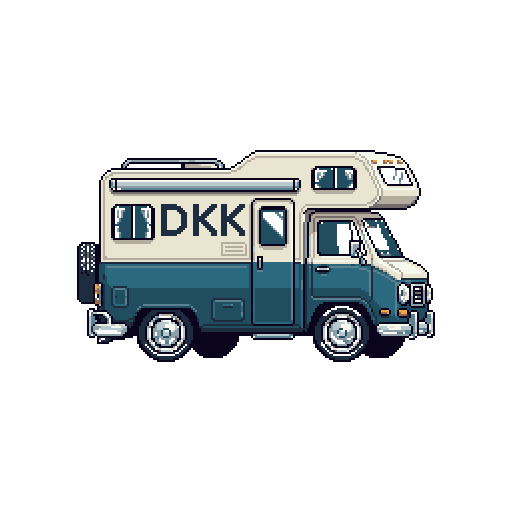
#> input picture assets-sources/van-base.png, 512 x 512 px
$ python fixe-objets.py
#> lines starting #> are read from the running program, lines starting #| are printed output that depends on the picture
#> in natif_et_case, a is the input picture: shape (512, 512, 4); mean R, G, B, A 23.6, 27.1, 28.6, 58.1
### outils/prepare_instrument.py
"""Remet les sprites « avec instrument » sur leur grille réelle, puis les agrandit au plus proche voisin à ~240 px de haut.

Les fichiers de 1024 px ont des cases de tailles différentes (2, 5, 10 ou 11 px) : on détecte la grille par la position
des contours, on lit le centre de chaque case, puis on agrandit d'un facteur choisi pour que tous les héros fassent
à peu près la même hauteur. Le résultat est l'« espace de travail » où se définissent les gabarits.
"""
import pathlib

import numpy as np
from PIL import Image

RACINE = pathlib.Path(__file__).resolve().parent.parent
SRC = RACINE / 'assets-sources' / 'heros'
# nom : (fichier, taille d'une case dans le fichier, agrandissement de la case en pixels de travail)
SPECS = {
    'tom': ('tom-guitare-base.png', 2.0, 1.0),
    'jbm': ('jbm-instrument-base.png', 10.0, 2.5),
    'jbt': ('jbt-instrument-base.png', 10.0, 2.5),
    'mat': ('mat-instrument-base.png', 11.0, 2.75),
    'jbg': ('jbg-instrument-base.png', 5.0, 1.25),
}


def origine(contours, case):
    """Position (modulo la case) où commencent les cases : là où tombent les contours."""
    pos = np.nonzero(contours)[0] + 1
    return int(np.bincount((np.round(pos % case)).astype(int) % max(1, int(round(case)))).argmax())


# [13 lines left out: function espace_de_travail, not called in this run]


# [19 lines that do not run on import are left out]


def detecte_case(a):
    """Taille d'une case du sprite dans le fichier : la plus grande période où tous les contours s'alignent."""
    rgb = a[..., :3].astype(int)
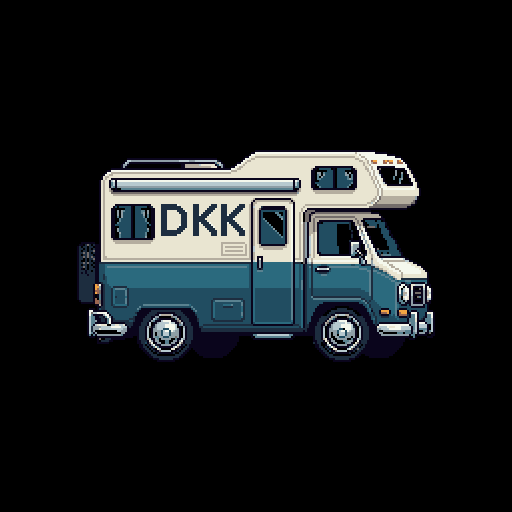
#> rgb: shape (512, 512, 3) int64; mean R, G, B 23.6, 27.1, 28.6
    d = (np.abs(np.diff(rgb, axis=1)).sum(-1) > 40).sum(0)
#> d = 511 values, max 144 at index 292, min 0 at index 0, mean 17.08
    pos = np.arange(len(d))
#> pos = 511 values from 0 to 510
    meilleure = 2.0
    for t in np.arange(1.5, 12.0, 0.01):
        ang = 2 * np.pi * (pos % t) / t
        if abs((d * np.exp(1j * ang)).sum()) / max(1, d.sum()) > 0.97:
            meilleure = t
    return float(meilleure)


def natif_et_case(chemin):
    """Le sprite remis sur sa grille réelle (un pixel par case), et la taille de case détectée."""
    a = np.array(Image.open(chemin).convert('RGBA'))
    case = detecte_case(a)
#> case = 2
    rgb = a[..., :3].astype(int)
    ox = origine((np.abs(np.diff(rgb, axis=1)).sum(-1) > 40).any(0), case)
#> in origine, `pos = np.nonzero(contours)[0] + 1`: pos = 180 values from 77 to 435
#> ox = 1
    oy = origine((np.abs(np.diff(rgb, axis=0)).sum(-1) > 40).any(1), case)
#> oy = 0
    ny, nx = int((a.shape[0] - oy) // case), int((a.shape[1] - ox) // case)
#> ny = 255; nx = 255
    ys = np.clip((oy + (np.arange(ny) + 0.5) * case).astype(int), 0, a.shape[0] - 1)
#> ys = 255 values from 1 to 509
    xs = np.clip((ox + (np.arange(nx) + 0.5) * case).astype(int), 0, a.shape[1] - 1)
#> xs = 255 values from 2 to 510
    return a[np.ix_(ys, xs)], case

### outils/fixe-objets.py
#!/usr/bin/env python3
"""Planches des objets fournis en sprite (van, cage, boss, décor), une image par état, sans animation.

Usage : python3 outils/fixe-objets.py      (Pillow et numpy requis)

Entrées : assets-sources/<objet>-base.png     Sorties : public/sprites/<objet>.png + src/rendu/feuilles-objets.ts (généré)
Le sprite est remis sur sa grille de pixels (prepare_instrument.py), recadré sur sa silhouette et agrandi sans lissage à la
largeur voulue en jeu (6 pixels de planche par pixel du jeu).
"""
import pathlib
import subprocess
import sys

import numpy as np
from PIL import Image

sys.path.insert(0, str(pathlib.Path(__file__).resolve().parent))
from prepare_instrument import natif_et_case

RACINE = pathlib.Path(__file__).resolve().parent.parent
DENSITE = 6
# les héros dont les images de dos sur l'échelle sont fournies (planches du décor « <héros>-echelle », à la densité des héros : 6)
ECHELLES = ('tom', 'mat', 'jbt', 'jbm', 'jbg')
# et celles du saut (en l'air), une image par héros, de profil
SAUTS = tuple(f'{h}-saut' for h in ECHELLES)
# et celles du mur (accroché à une paroi), fournies héros après héros : Mat, JBG, Tom, JBT et JBM pour l'instant ; à 12 pixels de planche par pixel du jeu
# (le double : le jeu les réduit de moitié, au lieu de garder une image déjà lissée et floue)
MURS = ('mat-mur', 'jbg-mur', 'tom-mur', 'jbt-mur', 'jbm-mur')
# où, de part et d'autre du centre du héros, finit l'image du mur côté paroi (pixels du jeu) : le bout des doigts et du pied touche la
# paroi, quelle que soit la largeur de l'image (le manteau de JBG déborde loin derrière lui)
BORD_MUR = 4.2
# des planches plus fines que 6 pixels par pixel du jeu, et réduites avec lissage (au lieu d'un agrandissement entier, qui donne des
# pixels inégaux quand l'écran n'est pas un multiple de la planche) : le DJ, très détaillé, plus grand que le reste
DENSITES = {'dj': 8, 'robot': 8, 'borne': 8, 'pneus': 8, 'baril': 8, 'fougere': 8, 'menhir': 8, **{f'{h}-echelle': 6 for h in ECHELLES}, **{n: 6 for n in SAUTS}, **{n: 12 for n in MURS}}
LISSES = {'barriere', 'archeFise', 'portiqueBreak', 'portiqueFlat', 'portiqueDance', 'juryBreak', 'foodDuke', 'foodRougail', 'foodCroque', 'foodGlace', 'pissotiere', 'toilettes', 'platane', 'platane2', 'tablePique', 'tableSkate', 'tableBmx', 'tableFamille', 'dj', 'voiture', 'rocker', 'robot', 'borne', 'pneus', 'baril', 'fougere', 'menhir', *(f'{h}-echelle' for h in ECHELLES), *SAUTS, *MURS}
# celles de ces planches qu'on réduit à 256 couleurs (le DJ, les voitures) ; les rockers en ont trop : douze personnages différents sur une planche
QUANTIFIEES = {'dj', 'voiture'}
# objet : (fichiers sources, un par état (une ligne de la planche chacun), genre dans jeu/vue.ts, largeur en jeu en pixels)
OBJETS = {
    'van': (['van-base.png'], 'VAN', 56),
    # le van à réacteur, des niveaux qui finissent au sommet (il décolle à la propulsion) : la carrosserie a la taille du van d'origine
    'van-reacteur': (['van-reacteur-base.png'], 'VAN_REACTEUR', 56),
    'cage': (['cage-1-base.png', 'cage-2-base.png'], 'CAGE', 22),  # fermée, puis ouverte
    # le Yéti Alpha : repos, bras levés (deux), touché (trois) ; les poses gardent leur place (cadre commun)
    'yeti-alpha': ([f'boss/yeti-alpha-{k}-base.png' for k in range(1, 7)], 'YETI_ALPHA', 46, True),
    # DJ Boucle derrière ses platines (les images d'origine : 1 à 4, au repos, les deux mains sur les platines ; 5 bras écartés
    # (les lasers) ; 6 penché en avant (l'anneau d'hypnose) ; 7 le poing levé (le Drop) ; cadre commun : le décor derrière lui ne bouge pas)
    'dj': ([f'boss/dj-{k}-base.png' for k in range(1, 8)], 'DJ', 65, True),
    # les enceintes du DJ, de face : membrane au repos, puis de plus en plus gonflée
    'enceinte': ([f'boss/enceinte-{k}-base.png' for k in range(1, 5)], 'ENCEINTE', 22, True),
    # décor sans genre (FEUILLES_DECOR) : enceintes de 3/4, grise puis en bois, posées au fond
    # les vaches du décor (apparences tirées au sort ; même échelle pour toutes : les assises sont plus grandes) et le lampadaire
    'vache': ([f'decor/vache-{k}-base.png' for k in range(1, 7)], None, 19),
    # la végétation du décor : trois buissons (rond, à baies, à mûres), trois sapins (vert, givré, enneigé), même échelle
    'buisson': ([f'decor/buisson-{k}-base.png' for k in range(1, 4)], None, 22),
    'sapin': ([f'decor/sapin-{k}-base.png' for k in range(1, 4)], None, 34),
    'lampadaire': (['decor/lampadaire-base.png'], None, 15),
    # lot 7 : panneaux de bois (jamais retournés : on doit pouvoir lire l'inscription), voitures, bûches, plantes en pot
    # (cactus, pousse, retombante, grosse jardinière), feu de camp et poubelles (verte, kaki)
    'panneau': ([f'decor/panneau-{k}-base.png' for k in (1, 2, 3, 4)], None, 26),
    # la voiture 2 (la Mégane) est vue de trois quarts : le générateur la redresse (voir `redresse`) pour que ses roues touchent le sol
    'voiture': ([f'decor/voiture-{k}-base.png' for k in (1, 2, 3, 4, 5)], None, 59),
    'tronc': ([f'decor/tronc-{k}-base.png' for k in (1, 2)], None, 19),
    'plante': ([f'decor/plante-{k}-base.png' for k in (1, 2, 3, 4)], None, 9),
    'feu': (['decor/feu-1-base.png'], None, 14),
    # lot 8 : flambeaux de bambou (grande flamme, petite flamme, perche longue) et parasols (rouge et bleu, jaune et vert, rayé)
    'torche': ([f'decor/torche-{k}-base.png' for k in (1, 2, 3)], None, 6),
    # le flambeau sur pied des forteresses et des caves
    'flambeau': (['decor/flambeau-base.png'], None, 8),
    # lot 9 : les cinq armes à ramasser (icône du bonus, en jeu et sur le bouton de tir) et le tir qui en sort (genre P_...)
    'arme-minidisc': (['armes/minidisc-base.png'], None, 15),
    'arme-pile': (['armes/pile-base.png'], None, 14),
    'arme-flipper': (['armes/flipper-base.png'], None, 16),
    'arme-frisbee': (['armes/frisbee-base.png'], None, 16),
    'arme-donuts': (['armes/donuts-base.png'], None, 15),
    'arme-boitier': (['armes/boitier-cd-base.png'], None, 20),
    'tir-boitier': (['armes/boitier-cd-base.png'], 'P_BOITIER', 14),
    'tir-pile': (['armes/pile-base.png'], 'P_PILE', 9),
    'tir-flipper': (['armes/flipper-base.png'], 'P_FLIPPER', 14),
    'tir-frisbee': (['armes/frisbee-base.png'], 'P_FRISBEE', 12),
    # lot 10 : trois étagères de livres (une garnie de bibelots et d'un casque audio), pour les pièces intérieures
    'etagere': ([f'decor/etagere-{k}-base.png' for k in (1, 2, 3)], None, 34),
    # lot 11-12 : des tas de rochers (gris, et sous la neige), en sprites fournis
    'rocher': ([f'decor/rocher-{k}-base.png' for k in (1, 2, 3, 4)], None, 30),
    'rocherNeige': ([f'decor/rocher-neige-{k}-base.png' for k in (1, 2, 3, 4)], None, 30),
    # le robot vocodeur des boîtes de nuit (le videur de la ville et du club), en sprite fourni : debout, un seul état
    'robot': (['ennemis/robot-base.png'], 'ROBOT', 26),
    # lot 18 : douze rockers (un par fan converti au rock), debout, que le jeu tire au sort pour remplacer l'ennemi vaincu
    'rocker': ([f'ennemis/rocker-{k}-base.png' for k in range(1, 13)], None, 13),
    'parasol': ([f'decor/parasol-{k}-base.png' for k in (1, 2, 3)], None, 28),
    # le transat de la plage (bois et toile bleue et blanche), en sprite fourni
    'transat': (['decor/transat-base.png'], None, 24),
    # lot 23 : le FISE de Montpellier, posé au sol comme le reste du décor (decor-semis.ts) : les stands (BMX, skate, trottinette,
    # la buvette, les fringues) à la même échelle, et le half-pipe, bien plus grand ; ses gradins de devant sont rognés
    # (halfpipe-rogne-base.png : l'image d'origine coupée sous les pieds de l'échafaudage, pour qu'il pose sur le sol)
    'standBmx': (['decor/fise/stand-bmx-base.png'], None, 56),
    'standSkate': (['decor/fise/stand-skate-base.png'], None, 55),
    'standTrottinette': (['decor/fise/stand-trottinette-base.png'], None, 55),
    'buvette': (['decor/fise/buvette-base.png'], None, 42),
    'standFringues': (['decor/fise/stand-fringues-base.png'], None, 42),
    'halfpipe': (['decor/fise/halfpipe-rogne-base.png'], None, 150),
    # les éléments qui portent les logos officiels du FISE (composés par outils/fise-logos.py) : la barrière Vauban et sa bâche,
    # l'arche d'entrée et sa bannière ; réduits avec lissage pour que le logo reste lisible
    'barriere': (['decor/fise/barriere-base.png'], None, 22),
    'archeFise': (['decor/fise/arche-base.png'], None, 100),
    # la scène de breaking : son portique (l'arche, bannière « BREAK »)
    'portiqueBreak': (['decor/fise/portique-break-base.png'], None, 72),
    'portiqueFlat': (['decor/fise/portique-flat-base.png'], None, 72),
    'portiqueDance': (['decor/fise/portique-dance-base.png'], None, 72),
    # le jury du breakdance : la table et ses trois juges (décor, posé sur la plateforme)
    'juryBreak': (['decor/fise/jury-base.png'], None, 40),
    # un danseur de décor (pas un ennemi) : il danse sur les estrades du breaking et de la danse
    'danseurFise': (['decor/fise/danseur-decor-base.png'], None, 12),
    # deux autres personnages de décor, pour le breakdance et le flat : un b-boy accroupi, une danseuse en casquette
    'bboyAccroupi': (['decor/fise/bboy-accroupi-base.png'], None, 17),
    'danseuseCasquette': (['decor/fise/danseuse-casquette-base.png'], None, 11),
    'danseurVeste': (['decor/fise/danseur-veste-base.png'], None, 12),  # un danseur en veste verte, du décor
    # lot 25-26 : les quatre food trucks du FISE (DUKE, ROUGAIL, CROQUE, GLACE) et les toilettes de chantier (rouge : la pissotière ;
    # grise : les toilettes) ; même largeur en jeu pour les quatre trucks
    'foodDuke': (['decor/fise/food-duke-base.png'], None, 46),
    'foodRougail': (['decor/fise/food-rougail-base.png'], None, 46),
    'foodCroque': (['decor/fise/food-croque-base.png'], None, 46),
    'foodGlace': (['decor/fise/food-glace-base.png'], None, 46),
    'pissotiere': (['decor/fise/pissotiere-base.png'], None, 31),
    'toilettes': (['decor/fise/toilettes-base.png'], None, 31),
    # lot 27 : les platanes du food court, en deux versions (couronne ronde ; branches étalées), alternées le long des berges
    'platane': (['decor/fise/platane-1-base.png'], None, 50),
    'platane2': (['decor/fise/platane-2-base.png'], None, 50),
    # lot 28 : les tables du food court, pieds au ras du sol (ce qui dépasse sous les pieds est rogné ; la roue du BMX aussi)
    'tablePique': (['decor/fise/table-pique-base.png'], None, 40),
    'tableSkate': (['decor/fise/table-skate-base.png'], None, 40),
    'tableBmx': (['decor/fise/table-bmx-base.png'], None, 40),
    'tableFamille': (['decor/fise/table-famille-base.png'], None, 40),
    # l'enceinte basse du club, à LED rose (décor seulement : elle n'explose pas)
    'enceinteRose': (['decor/enceinte-rose-base.png'], None, 20),
    # la borne à incendie des rues (remplace le dessin en code « bouche »)
    'borne': (['decor/borne-base.png'], None, 15),
    # les pneus empilés (garage, ville)
    'pneus': (['decor/pneus-base.png'], None, 14),
    # Tom de dos sur une échelle : deux images qui alternent (montée comme descente) ; même densité que les planches des héros (6),
    # largeur choisie pour que sa taille égale celle de Tom debout (118 px de planche de la tête aux pieds)
    'tom-echelle': ([f'heros/tom-echelle-{k}-base.png' for k in (1, 2)], None, 14.5),
    # Mat de dos sur une échelle (même principe) : largeur calée sur sa taille debout (120 px de planche), un peu plus que pile
    'mat-echelle': ([f'heros/mat-echelle-{k}-base.png' for k in (1, 2)], None, 11.6),
    # les trois autres héros, même principe ; largeurs calées sur leur taille debout (la tête aux pieds), un peu plus que pile
    'jbt-echelle': ([f'heros/jbt-echelle-{k}-base.png' for k in (1, 2)], None, 13.4),
    'jbm-echelle': ([f'heros/jbm-echelle-{k}-base.png' for k in (1, 2)], None, 9.9),
    'jbg-echelle': ([f'heros/jbg-echelle-{k}-base.png' for k in (1, 2)], None, 10.8),
    # le saut : l'instrument est dans l'image ; l'échelle des images est la même pour tous (tête d'environ 75 px dans l'image
    # d'origine, 27 px de planche chez le héros debout, soit 0,37 px de planche par pixel d'image)
    'tom-saut': (['heros/tom-saut-base.png'], None, 20.2),
    'mat-saut': (['heros/mat-saut-base.png'], None, 17.9),
    'jbt-saut': (['heros/jbt-saut-base.png'], None, 16.8),
    'jbm-saut': (['heros/jbm-saut-base.png'], None, 14.4),
    'jbg-saut': (['heros/jbg-saut-base.png'], None, 16.0),
    # le mur : accroché à une paroi, de profil face à elle (tourné vers la droite : le jeu le retourne pour l'autre paroi) ; même échelle
    # que le saut (tête de 27 px de planche), soit 0,77 px de planche par pixel de l'image à sa grille
    'mat-mur': (['heros/mat-mur-base.png'], None, 8.3),
    # Tom : 0,123 pixel du jeu par pixel de l'image à sa grille, comme son saut (164 px de large pour 20,2 en jeu) ; l'image fournie
    # regardait à gauche : la source est son image retournée (miroir exact), comme celles des autres
    'tom-mur': (['heros/tom-mur-base.png'], None, 11.8),
    # JBG : 0,11 pixel du jeu par pixel de l'image à sa grille (son saut : 0,124, mais l'image du mur paraissait trop grosse)
    'jbg-mur': (['heros/jbg-mur-base.png'], None, 16.8),
    # JBT : sa silhouette est haute et étroite (le bras tendu vers le haut) : 12,5 de large, pour une hauteur voisine de celle de Tom
    # au mur ; l'image regarde à droite, comme Mat et JBG
    'jbt-mur': (['heros/jbt-mur-base.png'], None, 12.5),
    # JBM : même silhouette haute et étroite, 12 de large (il est un peu plus petit que JBT) ; l'image regarde à droite
    'jbm-mur': (['heros/jbm-mur-base.png'], None, 12),
    # la fougère (garage, alpages, plage)
    'fougere': (['decor/fougere-base.png'], None, 14),
    # le menhir des forêts et de l'île (arc breton) : une pierre levée, de l'artiste ; le dolmen, lui, est dessiné en code
    'menhir': (['decor/menhir-1-base.png'], None, 14),
    # le baril explosif (le tonneau WOG en feu) : un objet du jeu (genre BARIL), pas un décor ; entier même empilé
    'baril': (['decor/baril-explosif-base.png'], 'BARIL', 15),
    'poubelle': ([f'decor/poubelle-{k}-base.png' for k in (1, 2)], None, 11),
    # le tonneau de décor, sans pancarte (les tonneaux WOG sont des tuiles : outils/fixe-tuiles.py)
    'tonneau': (['decor/tonneau-base.png'], None, 13),
    # clôtures (neuve, simple, envahie de lierre), boîtes aux lettres (ronde, carrée), palmiers (penché, droit, courbé) et
    # arbres (rond vert clair, chêne sombre) : même échelle pour toutes les apparences d'un objet
    'cloture': ([f'decor/cloture-{k}-base.png' for k in (1, 2, 3)], None, 26),
    'boite': ([f'decor/boite-{k}-base.png' for k in (1, 2)], None, 11),
    'palmier': ([f'decor/palmier-{k}-base.png' for k in (1, 2, 3)], None, 34),
    'arbre': ([f'decor/arbre-{k}-base.png' for k in (1, 2)], None, 34),
    # l'érable nu de l'hiver à Ottawa, sous la neige (remplace l'érable dessiné en code, decor-ottawa.ts)
    # le buisson de neige (alpages, cimes, Ottawa), à la taille du buisson vert
    'buissonNeige': (['decor/buisson-neige-base.png'], None, 24),
    # le cairn des alpages et des sentiers : une pile de pierres, de l'artiste (le code en dessinait trois blocs de 10 px)
    'cairn': (['decor/cairn-base.png'], None, 14),
    # la souche (sous-bois, Bretagne, alpages) : une vieille souche écorcée, de l'artiste (le code en dessinait une tache de 10 px)
    'souche': (['decor/souche-base.png'], None, 14),
    # la lavande de Provence (STC, semis, international) : une touffe de tiges violettes sur un pied vert-gris, de l'artiste
    'lavande': (['decor/lavande-base.png'], None, 16),
    # le dolmen (landes, Bretagne) : deux pierres et une table, de l'artiste (le code en dessinait les blocs)
    'dolmen': (['decor/dolmen-base.png'], None, 28),
    'erableNeige': (['decor/erable-neige-base.png'], None, 44),
    # le figuier du pont des Tuves (remplace celui dessiné en code, decor-provence.ts) : un tronc lisse, un houppier rond
    'figuier': ([f'decor/figuier-{k}-base.png' for k in (1, 2, 3)], None, 52),
    'enceinte-34': ([f'decor/enceinte-34-{k}-base.png' for k in (1, 2)], None, 26, True),
}


# Ces images ne sont pas du pixel art sur une grille de 2 : leurs pixels sont déjà ceux du jeu. Les ramener à la grille
# détecterait une case fausse et abîmerait le dessin (bruit, détails perdus) ; on les prend telles quelles, et on les agrandit
# d'un facteur entier pour que chaque pixel reste carré.
NATIF_BRUT = {'voiture', 'rocker', 'robot', 'borne', 'pneus', 'fougere', 'menhir', *(f'{h}-echelle' for h in ECHELLES), *SAUTS, *MURS}
# les panneaux de direction (le texte doit se lire) : chaque pixel de l'artiste reste un carré net (agrandissement entier, sans
# redimensionnement qui rend les pixels inégaux et brouille les lettres)
ENTIERS = {'panneau'}
# des personnages qu'on met tous à la même hauteur (et non à la même largeur) : ils ne se ressemblent pas en largeur
MEME_HAUTEUR = {'rocker': 19, 'figuier': 69}  # pixels du jeu


# [42 lines left out: functions redresse, natif_brut, not called in this run]


def agrandit(chemin, largeur):
    """Le sprite remis sur sa grille, recadré, agrandi sans lissage à `largeur` px de planche."""
    nat, case = natif_et_case(chemin)
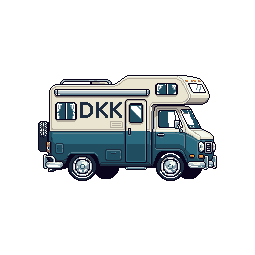
#> nat: shape (255, 255, 4); mean of channels 0, 1, 2, 3 23.8, 27.3, 28.8, 58.6; transparent parts drawn white
#> case = 2
    ys, xs = np.nonzero(nat[..., 3])
#> ys = 14943 values from 75 to 180; xs = 14943 values, max 216 at index 12144, min 38 at index 6399, mean 126
#> (the rest of the program and of its run is left out)
